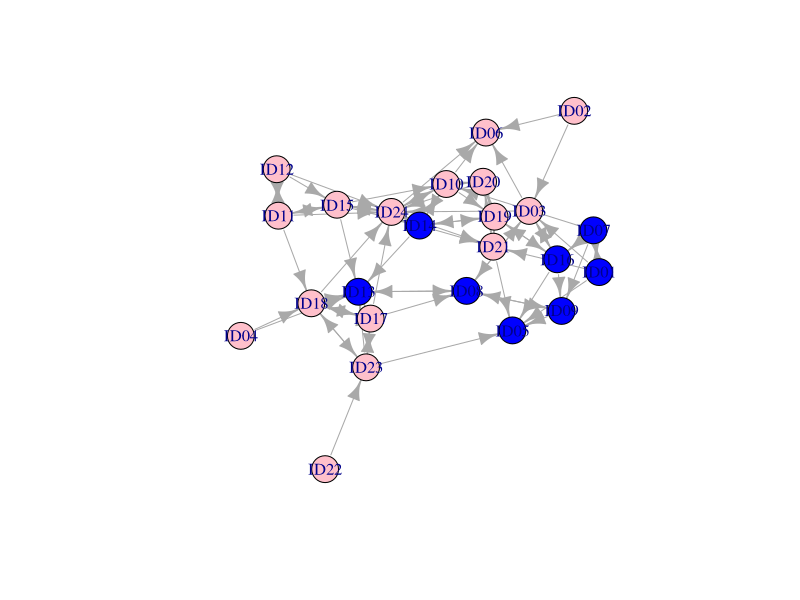
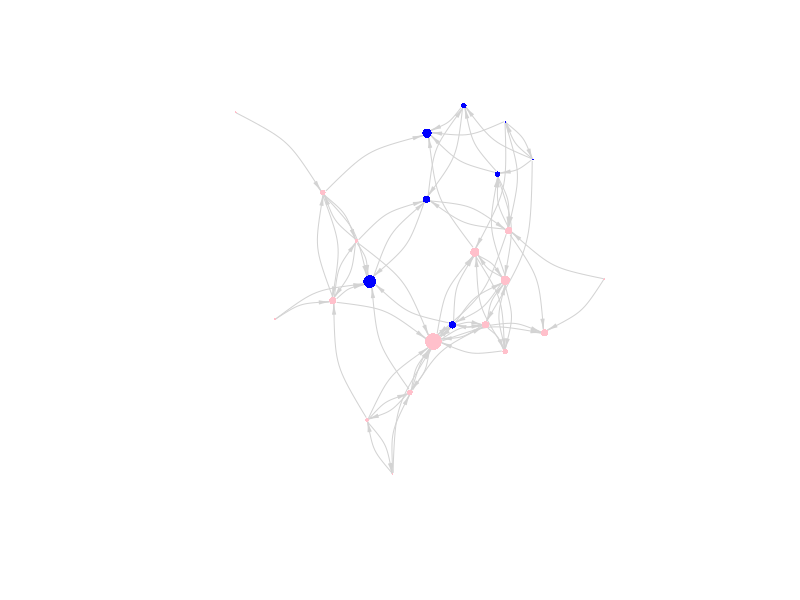
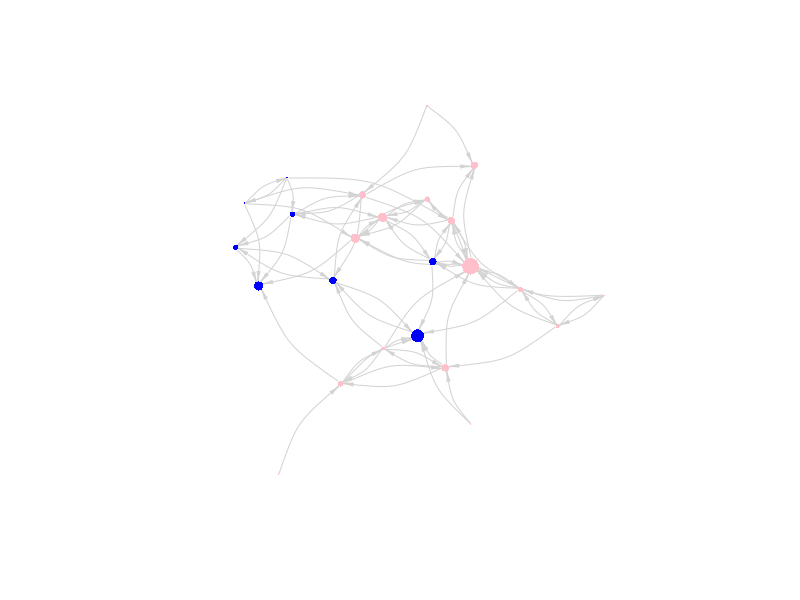

Source code (R) for these figures, in order:
## ---- chunk 1
knitr::opts_chunk$set(echo = TRUE)
## ---- chunk 2
#########################################
# Introduction to Network Analysis in R #
#########################################
#NETWORK: a set of interactions (edges) between objects (vertices)
#EDGES: ties, relations, associations, links, connections, flows, etc. from sender to receiver
#VERTICES: nodes, actors, organizations

#Kinds of Research Questions:
#how might context, behavioral rules, etc. impact ties (as a property of pairs), group structure (hierarchy, positions, roles), homophily ("birds of a feather stick together"), etc. to predict outcomes, behavior, etc.?

#Data Collection:
#surveys: nominate X friends
#interviews: who do you interact with under X conditions?

#Data Structures:
#ADJACENCY MATRIX: a square matrix where the rows and columns are all possible VERTICES (i.e., nodes, actors, organizations), and each cell's value represents the absence (=0) or presence (=1) of a relationship between the two intersecting nodes; i.e., if a pair of nodes are ADJACENT to one another

#EDGE LIST: set of rows denoting EDGES (i.e., ties, relations, links, connections, flows) from sender to receiver that ignores the absence (=0) of a tie; so isolates who do not send out or receive in a tie are left out of the graph 
#the first column is the sender of the tie
#the second column is the receiver of that tie

#NOMINATION LIST: set of rows including the sender, plus one receiver per column
#each row is the observation collected from a respondent's nominations or list of people they [insert verb] with

#Types of Ties:
#UNDIRECTED relationships that are bidirectional or reciprocal
#DIRECTED relationships where DIRECTions matter, because they may not be reciprocal
#Binary (if a tie exists at all) vs Valued (with varying strength/weakness) vs signed (with positive or negative sentiment)
## ---- chunk 3
#1a. create a dataframe object called adj_matrix.df and read in your dataset:
adj_matrix.df <- read.csv("adjacency_matrix.csv")
#adjacency matrix: a square matrix where the rows and columns are all possible VERTICES (i.e., nodes, actors, objects), and each cell's value represents the absence (=0) or presence (=1) of a tie between the two intersecting nodes; i.e., if a pair of nodes are ADJACENT to one another 

#1a. turn that *.csv into a matrix:
adj_matrix.df <- as.matrix(adj_matrix.df) 
#add rownames to the matrix that mirror the column names:
rownames(adj_matrix.df)=colnames(adj_matrix.df)

#2. create a dataframe object called attributes.df and read in your attributes table storing the sex, grade, and race of each node (or student) in the network:
attributes.df <- read.csv("attributes.csv")
#the first column is the ID of each node, has to be in the same order as the adjacency matrix, and has to match the IDs in the edgelist

#3. create a network object called network_matrix using the graph_from_adjacency_matrix function (in the igraph library), with adj_matrix.df as the adjmatrix: 
#install.packages("igraph")
library(igraph) 
#?graph_from_adjacency_matrix
network_matrix <- graph_from_adjacency_matrix(adj_matrix.df,
                                           mode = "directed")

#DIRECTED: the DIRECTion of the tie matters because it may not be reciprocal
#UNDIRECTED: single, bidirectional ties with no loops

#4. map each of the attributes onto the network_matrix object using the set_vertex_attr function, with network_matrix as the graph, and the column of the attributes.df as the value; repeat for each column or attribute:  
#?set_vertex_attr
network_matrix <- set_vertex_attr(network_matrix,"sex", value = attributes.df$sex)
network_matrix <- set_vertex_attr(network_matrix,"grade", value = attributes.df$grade)
network_matrix <- set_vertex_attr(network_matrix,"race", value = attributes.df$race)
#the names of the attributes do not have to match the variable names in the attributes dataframe

#5 Plot
?plot.igraph
?igraph.plotting

#color nodes by grade
V(network_matrix)$color=vertex_attr(graph=network_matrix,"grade")
#color nodes by sex
color_gender=ifelse(attributes.df$sex=="Female","pink","blue") 
V(network_matrix)$color=color_gender 

plot(network_matrix, rescale=TRUE)

#more options
plot(network_matrix, 
#    layout = layout_in_circle,              #can remove for default plot
     vertex.color = color_gender,            #color nodes with ifelse statement based on attribute
     vertex.label = NA,                      #remove node ID labels
     vertex.size = colSums(adj_matrix.df),   #resize nodes, based on number of ties received in adjacency matrix
     vertex.frame.color = NA,                #remove black border of nodes
     edge.arrow.size = .5,                   #resize arrows along ties
     edge.arrow.width = .5,
     edge.color = "light gray",              #color ties
     edge.curved = .3)                       #curve the ties
## ---- chunk 4
###########################################################################################
#1b. optional: create a dataframe object called edgelist.df and read in your dataset:
edgelist.df <- read.csv("edgelist.csv")
#edgelist: rows denoting EDGES (i.e., ties, relations, links, connections) from sender to receiver that ignores the absence (=0) of a tie 
#the first column is the sender of the tie
#the second column is the receiver of that tie
#the edgelist is good for large networks but will NOT show if there are isolates that did not receive in nor send out any ties 

#2. create a dataframe object called attributes.df and read in your attributes table storing the sex, grade, and race of each node (or student) in the network:
attributes.df <- read.csv("attributes.csv")
#the first column is the ID of each node, has to be in the same order as the adjacency matrix, and has to match the IDs in the edgelist

#3. create a network object called network_edgelist using graph_from_data_frame function (in the igraph library), with edgelist.df as the dataframe, directed is true, with the vertices (or nodes) option, that maps the attributes dataset onto the vertices:
#install.packages("igraph")
library(igraph)

#network_edgelist <- graph_from_data_frame(d = edgelist.df, 
#                                          directed = TRUE, 
#                                          vertices = attributes.df)

#DIRECTED: the DIRECTion of the tie matters because it may not be reciprocal
#UNDIRECTED: single, bidirectional ties with no loops
#igraph will add every variable in the attributes dataframe (except the first column, which is assumed to be the IDs of the nodes) to the created network object. 

#include a dataframe containing a simple ID variable for each node in the network (i.e., from 1 to 24) to include isolates without ties
network_edgelist <- graph_from_data_frame(d = edgelist.df,
                                          directed = TRUE,
                                          vertices = data.frame(id=1:24))
#4 PLOT
plot(network_edgelist, 
    #layout = layout_in_circle,              #can remove for default plot
     vertex.color = color_gender,            #color nodes with ifelse statement based on attribute
     vertex.label = NA,                      #remove node ID labels
     vertex.size = colSums(adj_matrix.df),   #resize nodes, based on number of ties received in adjacency matrix
     vertex.frame.color = NA,                #remove black border of nodes
     edge.arrow.size = .5,                   #resize arrows along ties
     edge.arrow.width = .5,
     edge.color = "light gray",              #color ties
     edge.curved = .3)                       #curve the ties
## ---- chunk 5
#1. DEGREE: the number of edges for each actor;  
#outdegree: as the number of edges sent from actor i; or sum over the rows of the adj matrix.
#indegree: the number of edges received by actor i; or sum over the columns of the adj matrix.

outdeg=rowSums(adj_matrix.df) 
outdeg #We see that the first actor nominated 4 friends, the second actor nominated 2 friends, and so on. 

indeg=colSums(adj_matrix.df)
indeg #We see that the first actor received 1 nomination, the second actor received no nominations, and so on.

#OR use the degree function:
outdeg_igraph <- degree(graph=network_matrix, mode="out")
indeg_igraph <- degree(graph=network_matrix, mode="in")

outdeg==outdeg_igraph #the values of the outdeg object matches the output of the outdeg_igraph

#2. DENSITY: the total number of ties in the network, divided by the total number of ties possible.

#create an object, num_edges, using the function gsize that captures the number of ties in a dataset:
num_edges <- gsize(network_matrix) 
num_edges                                  #77 actual ties

#create an object, num_vertices, using the function gorder that captures the number of nodes in a dataset
num_vertices <- gorder(network_matrix) 
num_vertices                               #24 nodes

#create an object, num_dyads (excluding ii pairs), which tells us how many ties are possible in the network, 
#by using the factorial operation, n*(n-1),to count the possible distinct sequences or permutations of paths:
num_dyads <- num_vertices*(num_vertices-1) #24*23 = 552 possible ties

#create an object, density, which is the ratio of actual ties out of the number of possible ties.
density <- num_edges/num_dyads             #77 actual ties/552 possible ties = 0.1394928
density                                   

#OR use the edge_density function in igraph: 
edge_density(network_matrix)               #0.1394928

#3. WALK: a sequence of nodes and edges (backwards and forwards) that connect i to j, of a given length between i and j; or matrix multiplication. By raising the matrix to the nth power, we get the number of walks of length n between all ij pairs.

#create an object, walks2, that raises the matrix to the power of 2 to get the number of walks of length 2:
walks2=adj_matrix.df%*%adj_matrix.df
walks2 
#This suggests, for example, that there is one walk of length 2 between actor 1 and actor 1 (themself). 
#In this case, the walk is : 1->7->1. We can see this by looking at the rows for actor 1 and actor 7:
adj_matrix.df[c(1,7), ] 
#We can see that actor 1 is friends with 3, 5, 7 and 21. 
#We can also see that actor 7 is friends with 1, 9, 10 and 16, thus creating a walk of length 2: 1->7->1. 

#We can calculate the number of walks of length 3, 4, etc. in an analogous fashion. For example, for walks of length 3:
walks3=adj_matrix.df%*%adj_matrix.df%*%adj_matrix.df
walks3 
#Here, we see that there are 0 walks of length 3 from 1 to 1, but 4 different walks from 1 to 3 
#(for example, 1->3->8->3). 

#4. PATH: a sequence of nodes and edges, starting with one node and ending with another, with no repeats/retracing steps
#5. DISTANCE: the shortest path between nodes in a network. 

#create a matrix object, dist_mat, that holds the lenghts of the shortest path between all pairs of nodes:
dist_mat=distances(graph=network_matrix, mode="out")
dist_mat 
#Note that Inf (or infinity) means that i can not reach j through any path.

#OR use the all_shortest_paths function from actor 1 to actor 6:
all_shortest_paths(network_matrix, from=1, to=6) 

#compute the mean distance across all pairs in the distance matrix, computed above. 
#first, replace the diagonals, or distance to oneself (which is by definition, zero), with NA (or not-applicable):
diag(dist_mat)=NA
#also, exclude unreachable pairs, which will make the mean Inf:
mean(dist_mat[dist_mat!=Inf], na.rm=T) 
#Ignoring the unreachable pairs and diagonals, we see a mean value of 2.81.
#On average, actors are separated by paths of length 2.81. 

#6. CLOSENESS: the inverse of the distance matrix where there are unreachable pairs. 
#By inverting the distance matrix, all Infinity values are turned into zeroes and thus can be included in the mean calculation.
#The values range from 0 (not reachable, so minimum closeness) to 1 (directly connected, so maximum closeness).

#create an object, close_mat, that takes the inverse of the distance matrix object:
close_mat=1/dist_mat 
close_mat 

mean(close_mat, na.rm=T) #Here we calculate the mean closeness across all pairs, excluding the NAs on the diagonal. 
#Ignoring the NAs on the diagonal, we see a mean value of .348. 
#On average, actors are 1/2.87 paths close to each other. 

#It may also be useful to compute the median for comparison, if there are any outliers skewing the mean: 
median(dist_mat, na.rm=T)  #for distance
median(close_mat, na.rm=T) #for closeness
#In this case, the median yields the same information for mean distance and mean closeness, 
#that the median distance is 3 and the median closeness is 1/3. 

#7. REACHABILITY: whether actor i can reach actor j through any path. Actor i can reach actor j if the distance between i and j is less than Infinity (i.e., there is some path between i and j). 

#create an object, reach_mat, using an ifelse function to set the reachability matrix to:
#1 if distance is less than Inf 
#0 if distance is not less than Inf
reach_mat=ifelse(dist_mat <Inf, yes=1, no=0) 
reach_mat #We can see that actor 1 cannot reach actor 2 (for example).

#8. DIAMETER: the longest distance between any two nodes in the network. 

#create an object, diameter, that computes the maximum distance in the distance matrix, 
#excluding unreachable paths and NAs on the diagonal:
diameter <- max(dist_mat[dist_mat!=Inf], na.rm=T) 

#OR use the diameter function in igraph:
diameter(network_matrix)
